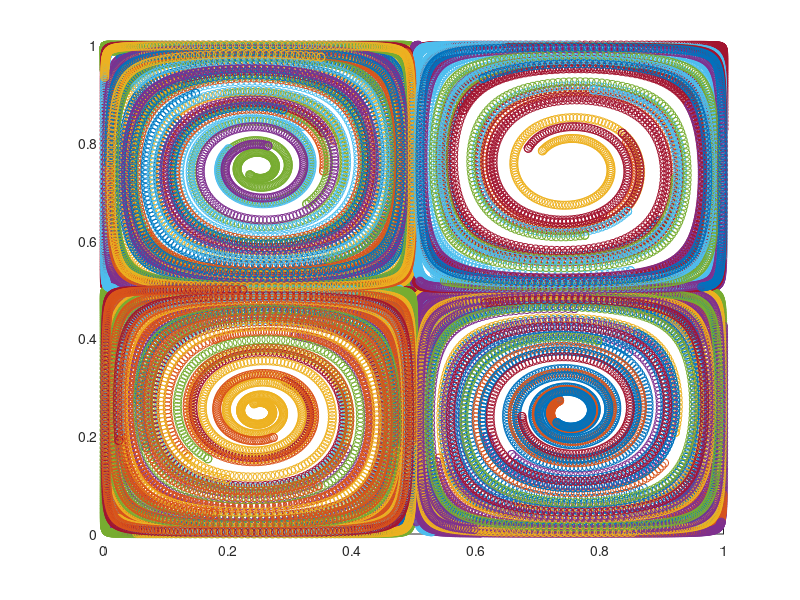

Reproduce this figure in MATLAB.
% Premier script projet final

% Constantes
St = 0.01;
deltat = 0.01;
N = 400;
P = 100;

% Conditions initiales particules
X = zeros(N,P);
Y = zeros(N,P);
U = zeros(N,P);
V = zeros(N,P);

X(1,:) = rand(1,P);
Y(1,:) = rand(1,P);

% Iterations
for n=1:N-1;
    for p=1:P;
        % Vitesse gaz
        Ug = -sin(2*pi*X(n,p)) * cos(2*pi*Y(n,p));
        Vg = cos(2*pi*X(n,p)) * sin(2*pi*Y(n,p));
        
        X(n+1,p) = mod( X(n,p) + deltat*U(n,p) , 1);
        Y(n+1,p) = mod( Y(n,p) + deltat*V(n,p) , 1);
        U(n+1,p) = U(n,p) + deltat*(Ug-U(n,p)) / St;
        V(n+1,p) = V(n,p) + deltat*(Vg-V(n,p)) / St;
        
    end
end

figure
for p=1:P
    scatter(X(:,p),Y(:,p));
    hold on
end

     